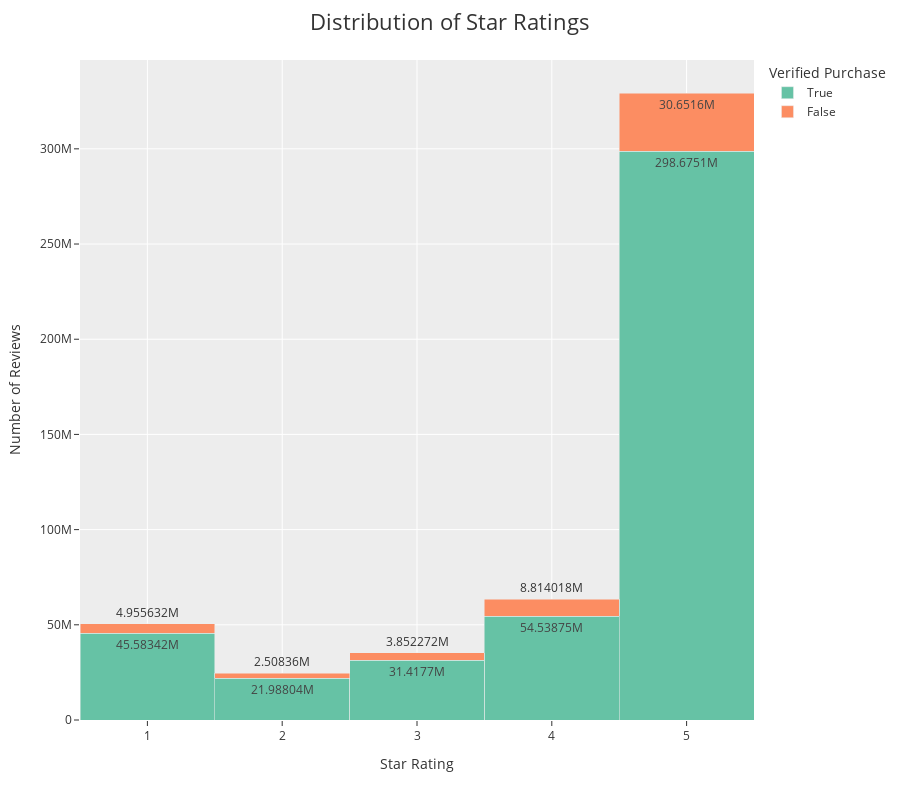

Notebook code cell kept with this figure:
### Code cell
fig: Figure = plot_histogram(lf, "star_rating")
fig.show()

### Figure 1 — Plotly figure (JSON) as saved in the notebook; plotly's stock layout.template omitted (floating-point values rounded to 4 significant figures)
{"data": [{"hovertemplate": "verified_purchase=True<br>rating=%{x}<br>n_reviews=%{y}<extra></extra>", "legendgroup": "True", "marker": {"color": "rgb(102,194,165)", "pattern": {"shape": ""}}, "name": "True", "orientation": "v", "showlegend": true, "textposition": "auto", "texttemplate": "%{y}", "type": "bar", "x": [2.0, 1.0, 4.0, 5.0, 3.0], "xaxis": "x", "y": [21988041, 45583421, 54538750, 298675150, 31417704], "yaxis": "y"}, {"hovertemplate": "verified_purchase=False<br>rating=%{x}<br>n_reviews=%{y}<extra></extra>", "legendgroup": "False", "marker": {"color": "rgb(252,141,98)", "pattern": {"shape": ""}}, "name": "False", "orientation": "v", "showlegend": true, "textposition": "auto", "texttemplate": "%{y}", "type": "bar", "x": [3.0, 2.0, 1.0, 4.0, 5.0], "xaxis": "x", "y": [3852272, 2508360, 4955632, 8814018, 30651599], "yaxis": "y"}], "layout": {"bargap": 0, "bargroupgap": 0, "barmode": "stack", "height": 800, "legend": {"title": {"text": "Verified Purchase"}, "tracegroupgap": 0}, "margin": {"t": 60}, "title": {"font": {"size": 22}, "text": "Distribution of Star Ratings"}, "xaxis": {"anchor": "y", "categoryarray": [1, 2, 3, 4, 5], "categoryorder": "array", "domain": [0, 1], "tickmode": "linear", "title": {"text": "Star Rating"}}, "yaxis": {"anchor": "x", "domain": [0, 1], "title": {"text": "Number of Reviews"}}}}
